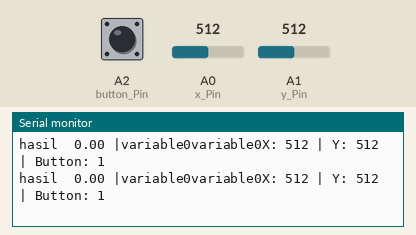
This sketch was run on a simulated Arduino Uno, built with avr-gcc and run on an emulated ATmega328P. Parts: the last lines printed to the serial monitor. Inputs (shaded band) come from the test bench; at power-on: A0 (x_Pin) = 512, A1 (y_Pin) = 512, A2 (button_Pin) HIGH.

Above: at 13.2 s.
13.3 s: A0 (x_Pin) set to 548
At 13.38 s:
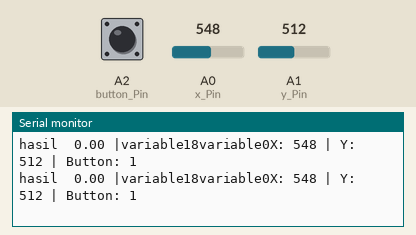
16.3 s: A1 (y_Pin) set to 329
At 16.33 s:
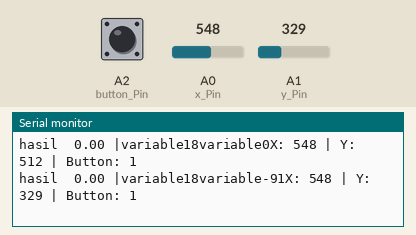
19.3 s: A1 (y_Pin) set to 301
At 19.39 s:
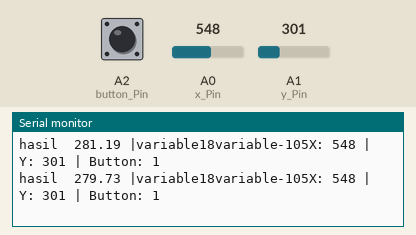
Timing chart, 0 to 22.3 s (numbered marks = the images above; inputs shaded):
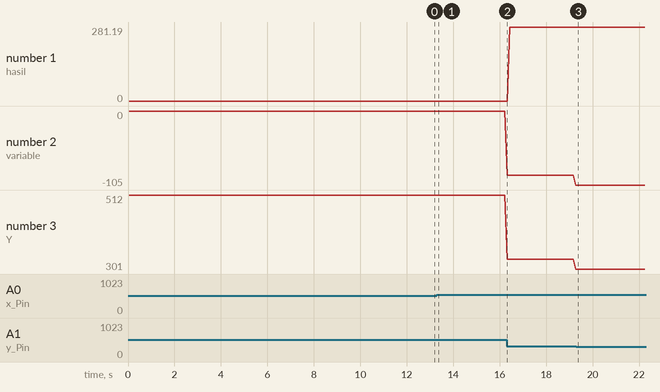

The sketch:

joystick.ino
```cpp
int button_Pin = A2;
int x_Pin = A0; //Nama alias pin A1 yaitu xPin
int y_Pin = A1; //Nama aliasa pin A0 yaitu yPin

//nilai default
int x_Position = 0;
int y_Position = 0;
int buttonState = 0;
int dibagiDua=1022/2;
int xHasilMap=0;
int yHasilMap=0;
double derajat=0;

void setup() {
//inisialisasi komunikasi serial pada 9600bps
Serial.begin(9600);
//deklarasi xPin dan yPin sebagai input
pinMode(x_Pin, INPUT);pinMode(y_Pin, INPUT);
//deklarasi buttonPin sebagai input dengan kondisi pull-up
pinMode(button_Pin, INPUT_PULLUP);
}

void loop() {
//Pembacaan kondisi
x_Position = analogRead(x_Pin);y_Position = analogRead(y_Pin);
buttonState = digitalRead(button_Pin);
if(x_Position>dibagiDua){
  xHasilMap=map(x_Position,(dibagiDua+1),1022,0,255);
}else if(x_Position<=dibagiDua){
  xHasilMap=map(x_Position,0,(dibagiDua),-255,0);
}

if(y_Position>dibagiDua){
  yHasilMap=map(y_Position,(dibagiDua+1),1022,0,255);
}else if(y_Position<=dibagiDua){
  yHasilMap=map(y_Position,0,(dibagiDua),-255,0);
}
derajat= atan2(yHasilMap,xHasilMap)*180/PI;
if(derajat<0){
  derajat=360+derajat;
}


//menampilkan hasil pada serial monitor
Serial.print(" |variable");Serial.print(xHasilMap);
Serial.print("variable");Serial.print(yHasilMap);
Serial.print("X: ");Serial.print(x_Position);
Serial.print(" | Y: ");Serial.print(y_Position);
Serial.print(" | Button: ");Serial.println(buttonState);
Serial.print("hasil  ");Serial.print(derajat);

delay(100); //waktu tunda sebesar 100ms
}
```

Measured:
- after the input at 13.3 s, the serial monitor: prints a new line after 0.07 s (image 1)
- after the input at 16.3 s, the serial monitor: prints a new line at once (image 2)
- after the input at 19.3 s, the serial monitor: prints a new line after 0.08 s (image 3)
- plotted number 1: 0 → 281.19 after the input at 16.3 s, 281.19 → 279.73 after the input at 19.3 s
- plotted number 2: 0 → -105 after the input at 16.3 s
- plotted number 3: 512 → 301 after the input at 16.3 s
